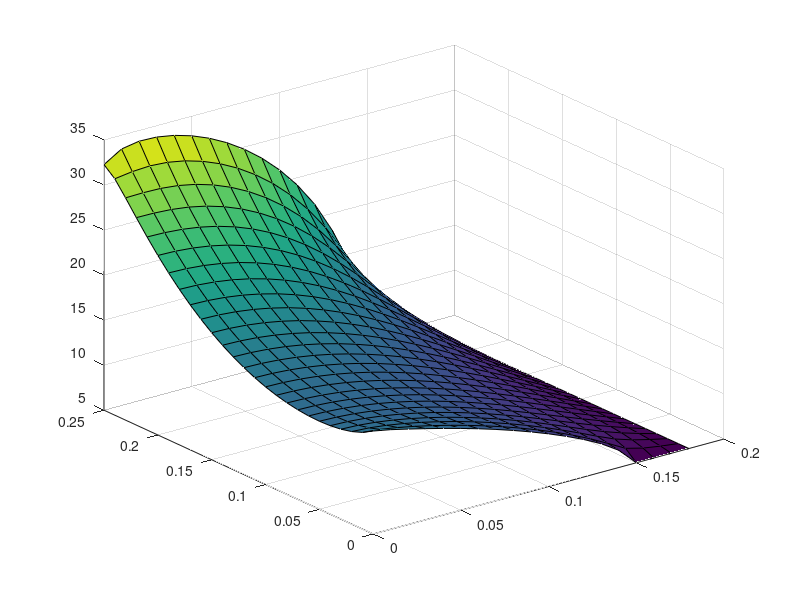

The MATLAB script that drew this image:
% Esercitazione 12, esercizio 2
% Simone Canevarolo
% S269893
% 31/01/2024

clear all
close all
clc

%% DATI

ro = 170; % densità, kg/m^3
qs = 210; % J/kg/K
cond = 2.5; % conducibilità, W/m/K
Th2o = 5; % temperatura acqua, °C
Taria = 30; % temperatura aria, °C
hh = 10; % coefficiente di scambio termico, W/m^2/K
qq = 1e3; % flusso termico, W/m^2

llx = 18e-2; % m
lly = 25e-2; % m
llh2o = 3e-2; % altezza pelo libero acqua considerato perfettamente laminare, m
llaria = llx-llh2o; % m
llrisc = 5e-2; % lunghezza riscaldatore, m

%% STAZIONARIO

dx = 1e-2;
dy = dx;

xx = (0:dx:llx)';
yy = (0:dy:lly)';
xxh2o = (llaria:dx:llh2o)';
xxaria = (0:dx:llaria)';

Nx = length(xx);
Ny = length(yy);
Nxh2o = length(xxh2o);
Nxaria = length(xxaria);

Ntot = Nx*Ny;
Ntotaria = Ny*Nxaria;
Ntoth2o = Ny*Nxh2o;

[xmat,ymat] = meshgrid(xx,yy);

AA = sparse([],[],[],Ntot,Ntot,5*Ntot);

for ii = 2:Nx-1
    for jj = 2:Ny-1

        kk = (jj-1)*Nx+ii;
        AA(kk,kk-Nx) = cond*1/dy^2;
        AA(kk,kk-1) = cond*1/dx^2;
        AA(kk,kk) = -2*cond*(1/dy^2+1/dx^2);
        AA(kk,kk+1) = cond*1/dx^2;
        AA(kk,kk+Nx) = cond*1/dy^2;

    end
end

bb = zeros(Ntot,1);

% Condizioni al contorno
% Nord ovest - Robin aria
jj = 1;
for ii = 2:Nxaria-1

    kk = ii;
    AA(kk,kk-1) = cond/2/dx^2;
    AA(kk,kk) = -(cond/dx^2+cond/dy^2+2*hh/kk/dy);
    AA(kk,kk+1) = cond/2/dx^2;
    AA(kk,kk+Nx) = cond/dy^2;
    bb(kk) = -2*Taria*hh/kk/dy;

end

% Nord - Robin aria

ii = 1;
for jj = 2:Ny-1

   kk = (jj-1)*Nx+ii;
   AA(kk,kk-Nx) = cond/2/dy^2;
   AA(kk,kk) = -(cond/dx^2+cond/dy^2+2*hh/kk/dy);
   AA(kk,kk+1) = cond/dx^2;
   AA(kk,kk+Nx) = cond/2/dy^2;
   bb(kk) = -2*Taria*hh/kk/dx;

end

% Nord est - Robin aria

jj = Ny;
for ii = 2:Nxaria-1

    kk = (jj-1)*Nx+ii;
    AA(kk,kk-Nx) = cond/dy^2;
    AA(kk,kk-1) = cond/2/dx^2;
    AA(kk,kk) = -(cond/dx^2+cond/dy^2+2*hh/kk/dy);
    AA(kk,kk+1) = cond/2/dx^2;
    bb(kk) = -2*Taria*hh/dy;

end

% Sud est - Dirichlet acqua

jj = Ny;
for ii = Nxaria:Nx

    kk = (jj-1)*Nx+ii;
    AA(kk,:) = 0;
    AA(kk,kk) = 1;
    bb(kk) = Th2o;

end

% Sud - Dirichlet aria

ii = Nx;
for jj = 1:Ny

    kk = jj*Nx;
    AA(kk,:) = 0;
    AA(kk,kk) = 1;
    bb(kk) = Th2o;

end

% Sud Ovest - Dirichlet aria

jj = 1;
for ii = Nxaria:Nx

    kk = ii;
    AA(kk,:) = 0;
    AA(kk,kk) = 1;
    bb(kk) = Th2o;

end

% Vertice nord ovest

% AA(1,1) = -cond/2/dy^2-cond/2/dx^2-hh/2/dx-hh/2/dy;
% AA(1,2) = cond/2/dx^2;
% AA(1,Nx+1) = cond/2/dy^2;
% bb(1) = hh/2/dx+hh/2/dy;

kk=1;
AA(kk,kk)=-(1/dx^2+1/dy^2+((hh/cond)*(1/dx+1/dy)));
AA(kk,kk+1)=1/dx^2;
AA(kk,kk+Nx)=1/dy^2;
bb(kk)=-(hh/cond)*(1/dx+1/dy)*Taria;

% Vertice nord est

% jj = Ny;
% AA(1,(jj-1)*Nx+1) = -cond/2/dy^2-cond/2/dx^2-hh/2/dx-hh/2/dy;
% AA(1,(jj-1)*Nx+2) = cond/2/dx^2;
% AA(1,(jj-2)*Nx+1) = cond/2/dy^2;
% bb((jj-1)*Nx+1) = hh/2/dx+hh/2/dy;

kk=Ntot-Nx+1;
AA(kk,kk)=-(1/dx^2+1/dy^2+((hh/cond)*(1/dx+1/dy)));
AA(kk,kk-Nx)=1/dy^2;
AA(kk,kk+1)=1/dx^2;
bb(kk)=-(hh/cond)*(1/dx+1/dy)*Taria;

TT = AA\bb;

TTT=reshape(TT,Nx,Ny);

figure(1)
surf(xmat',ymat',TTT)
